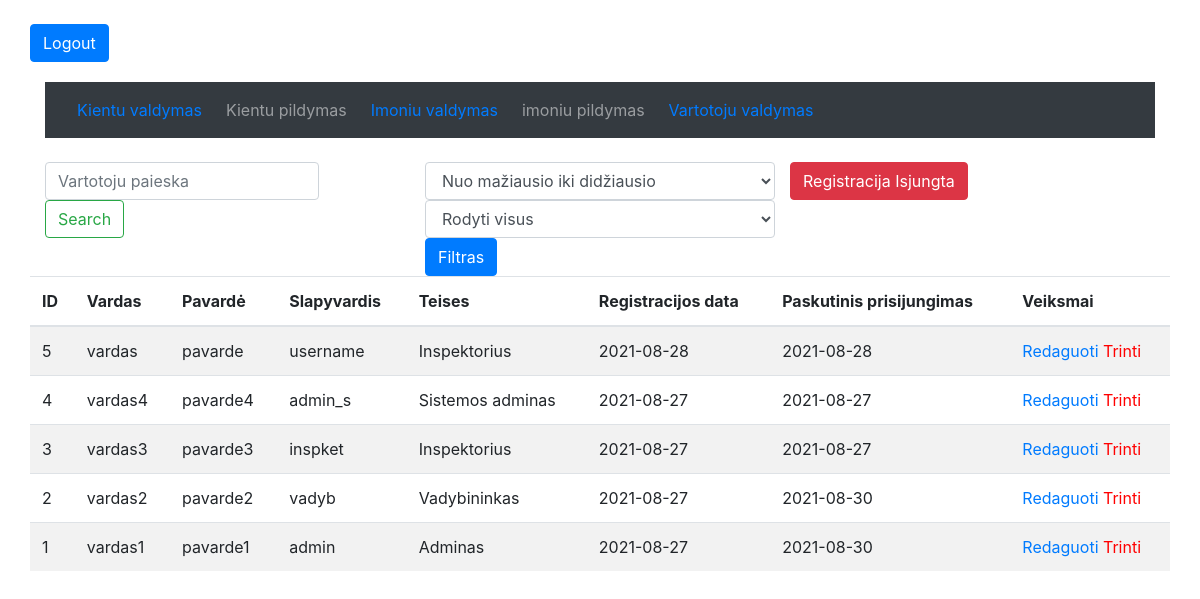
/vartotojai.php (signed in), run on an earlier commit of the app's database.
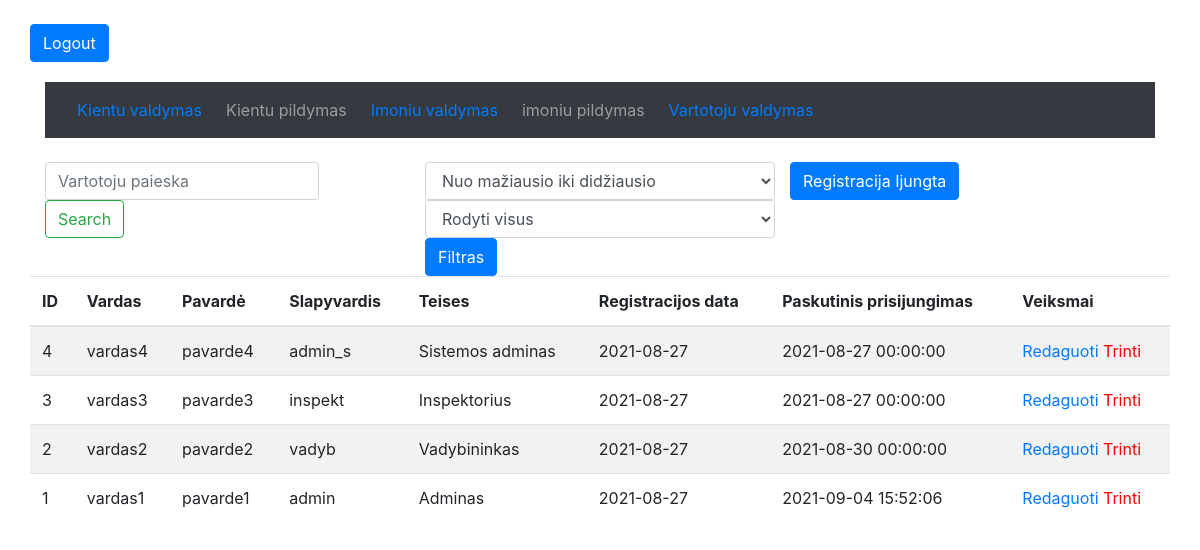
And on a later commit of the database.
### tables this page shows
CREATE TABLE IF NOT EXISTS `vartotojai` (
  `ID` int(4) NOT NULL AUTO_INCREMENT,
  `vardas` varchar(120) NOT NULL,
  `pavarde` varchar(120) NOT NULL,
  `username` varchar(120) NOT NULL,
  `teises_id` int(4) NOT NULL,
  `password` varchar(120) NOT NULL,
  `registracijos_data` date NOT NULL,
  `paskutinis_prisijungimas` datetime NOT NULL,
  PRIMARY KEY (`ID`)
);

CREATE TABLE IF NOT EXISTS `vartotojai_teises` (
  `ID` int(4) NOT NULL AUTO_INCREMENT,
  `pavadinimas` varchar(120) NOT NULL,
  `reiksme` int(4) NOT NULL,
  PRIMARY KEY (`ID`)
);

### vartotojai.php (the view, shortened to what this page needs)
<?php require_once ("prijungimas.php"); ?>
<!DOCTYPE html>
<html lang="en">
<head>
    <?php require_once("priedai.php"); ?>
</head>
<body>
<?php require_once("prsijunges.php"); ?>
<?php if ($varT[3] != 2) { ?>
    <div class="container">
        <?php require_once("priedai/menu.php"); ?>
        </nav>
        <div class="row">
            <div class="col-lg-4 col-md-3">
                <form class="form-inline" action="vartotojai.php" method="get">
                    <input class="form-control mr-sm-2" type="search" name="search" placeholder="Vartotoju paieska" aria-label="Search">
                    <button class="btn btn-outline-success my-2 my-sm-0" type="submit" name="search_push">Search</button>
                </form>
            </div>
            <div class="col-lg-4 col-md-3">
            <form action="vartotojai.php" method="get">
            <select class="form-control" name="rikiavimas_id">
            <?php if(isset($_GET["rikiavimas_id"]) && !empty($_GET["rikiavimas_id"]) && $_GET["rikiavimas_id"] != "default") {?>
                    <option value="DESC" selected="true"> Nuo didžiausio iki mažiausio</option>
                    <option value="ASC"> Nuo mažiausio iki didžiausio</option>
                    <?php } else { ?>
                    <option value="ASC" selected="true"> Nuo mažiausio iki didžiausio</option>
                    <?php } ?>
            </select>
            <select class="form-control" name="filtravimas">
                <?php if(isset($_GET["filtravimas"]) && !empty($_GET["filtravimas"]) && $_GET["filtravimas"] != "default") {?>
                    <option value="default">Rodyti visus</option>
                <?php } else { ?>
                    <option value="default" selected="true">Rodyti visus</option>
                <?php } ?>
                    </select>
                    <button class="btn btn-primary" type="submit" name="filtruoti">Filtras</button>
                </form>
            </div>
        <div class="col-lg-4 col-md-3">
        <?php if ($varT[3] == 1) { ?>
            <div class="row">
            <?php
            $sql = "SELECT * FROM `registracija` WHERE 1";
            $registracija = mysqli_query($prisijungimas, $sql);
            $reg_info = mysqli_fetch_array($registracija);
                if($reg_info["pasirinkimas"] == 1 ) { ?>
                    <form action="vartotojai.php" method="post">
                        <button class="btn btn-primary" type="submit" name="on">Registracija Ijungta</button>
                    </form>
                    <?php  } else { ?>
                    <form action="vartotojai.php" method="post">
                    <button class="btn btn-danger" type="submit" name="off">Registracija Isjungta</button>
                    </form>
                    <?php } ?>
            </div>
        <?php } ?>
    </div>
    <table class="table table-striped">
  <thead>
    <tr>
      <th scope="col">ID</th>
      <th scope="col">Vardas</th>
      <th scope="col">Pavardė</th>
      <th scope="col">Slapyvardis</th>
      <th scope="col">Teises</th>
      <th scope="col">Registracijos data</th>
      <th scope="col">Paskutinis prisijungimas</th>
      <th scope="col"><?php if($varT[3] == 4 || $varT[3] == 1 ) { echo "Veiksmai"; } ?></th>
    </tr>
  </thead>
  <tbody>
<?php
if(isset($_GET["filtravimas"]) && !empty($_GET["filtravimas"]) && $_GET["filtravimas"] != "default") {
    $filtravimas = "vartotojai.teises_id = ".$_GET["filtravimas"];
} else {
    $filtravimas = 1;
}
if(isset($_GET["rikiavimas_id"]) && !empty($_GET["rikiavimas_id"])) {
    $rikiavimas = $_GET["rikiavimas_id"];
} else {
    $rikiavimas = "DESC";
}
$sql = "SELECT vartotojai.ID, vartotojai.vardas, vartotojai.pavarde, vartotojai.username, vartotojai_teises.pavadinimas, vartotojai.registracijos_data, vartotojai.paskutinis_prisijungimas
FROM `vartotojai`
LEFT JOIN `vartotojai_teises` ON vartotojai.teises_id = vartotojai_teises.reiksme
WHERE $filtravimas
ORDER BY vartotojai.ID $rikiavimas
";
$rezultatas = $prisijungimas->query($sql);
    while($vartotojai = mysqli_fetch_array($rezultatas)) {
        echo "<tr>";
            echo "<td>". $vartotojai["ID"]."</td>";
            echo "<td>". $vartotojai["vardas"]."</td>";
            echo "<td>". $vartotojai["pavarde"]."</td>";
            echo "<td>". $vartotojai["username"]."</td>";
            echo "<td>". $vartotojai["pavadinimas"]."</td>";
            echo "<td>". $vartotojai["registracijos_data"]."</td>";
            echo "<td>". $vartotojai["paskutinis_prisijungimas"]."</td>";
            echo "<td>";
         if($varT[3] == 1 ) {
            echo "<a href='vartotojaiEdit.php?ID=".$vartotojai["ID"]."'>Redaguoti</a>";
         }
            if($varT[3] == 4 || $varT[3] == 1 ) {
            echo "<a class= 'red' href='vartotojai.php?trinti=".$vartotojai["ID"]."'>Trinti</a>";
         }
        echo "</td>";
        echo "</tr>";
    }
?>
        </tbody>
    </table>
</div>
<?php } else {
        echo "Error 404";
        echo "<br>";
        echo "<a href='klientai.php'>Back</a>";} ?>
</body>
</html>

### priedai.php (shortened to what this page needs)
<?php
echo '
<link rel="stylesheet" href="https://maxcdn.bootstrapcdn.com/bootstrap/4.0.0/css/bootstrap.min.css">
<script src="https://code.jquery.com/jquery-3.5.1.min.js"></script>
<script src="https://stackpath.bootstrapcdn.com/bootstrap/3.4.1/js/bootstrap.min.js"></script>
<script src="https://cdnjs.cloudflare.com/ajax/libs/popper.js/1.12.9/umd/popper.min.js"></script>
<script src="https://maxcdn.bootstrapcdn.com/bootstrap/4.0.0/js/bootstrap.min.js"></script>
<script src="assets/js/main.js"></script>
<link href="https://cdn.jsdelivr.net/npm/summernote@0.8.18/dist/summernote.min.css" rel="stylesheet">
<script src="https://cdn.jsdelivr.net/npm/summernote@0.8.18/dist/summernote.min.js"></script>
';
?>

### prsijunges.php (shortened to what this page needs)
<div class="container">
    <div class="row">
<?php
if(!isset($_COOKIE["login"])) {
    header("Location: index.php");
} else {
    echo "<form action='klientai.php' method ='get'>";
    echo "<button class='btn btn-primary' type='submit' name='logout'>Logout</button>";
    echo "</form>";
    $varT = explode("|", $_COOKIE["login"]);
}
?>
    </div>
</div>

### priedai/menu.php
<nav class="navbar navbar-expand-lg navbar-dark bg-dark">
  <div>
  <a class= "nav-link " href="klientai.php">Kientu valdymas</a>
  </div>
  <br>
  <?php if($varT[3] != 3 ) { ?>
  <div class="navbar-nav">
      <a class="nav-link" href="klientupildymoforma.php">Kientu pildymas <span class="sr-only">(current)</span></a>
  </div>
  <?php } ?>
  <a class= "nav-link " href="imones.php">Imoniu valdymas</a>
  <?php if($varT[3] != 3 ) { ?>
  <div class="navbar-nav">
      <a class="nav-link" href="imonespildymoforma.php">imoniu pildymas <span class="sr-only">(current)</span></a>
  </div>
  <?php } ?>
  <?php if ($varT[3] != 2) { ?>
  <a class= "nav-link " href="vartotojai.php">Vartotoju valdymas</a>
  <?php } ?>

### vartotojai.php (style rules this page uses)
.container { margin-bottom: 20px; }
form { margin-top: 24px; }
.red { color: red; }

What changed in the data, as far as the page shows it:
removed vartotojai: ID "5", vardas "vardas", pavarde "pavarde", username "username", vartotojai_teises.pavadinimas "Inspektorius", registracijos_data "2021-08-28", paskutinis_prisijungimas "2021-08-28"
changed vartotojai "vardas4": paskutinis_prisijungimas "2021-08-27" → "2021-08-27 00:00:00"
changed vartotojai "vardas3": username "inspket" → "inspekt"; paskutinis_prisijungimas "2021-08-27" → "2021-08-27 00:00:00"
changed vartotojai "vardas2": paskutinis_prisijungimas "2021-08-30" → "2021-08-30 00:00:00"
changed vartotojai "vardas1": paskutinis_prisijungimas "2021-08-30" → "2021-09-04 15:52:06"
Also different on the page:
text no longer shown: "Registracija Isjungta"
text now shown: "Registracija Ijungta"
